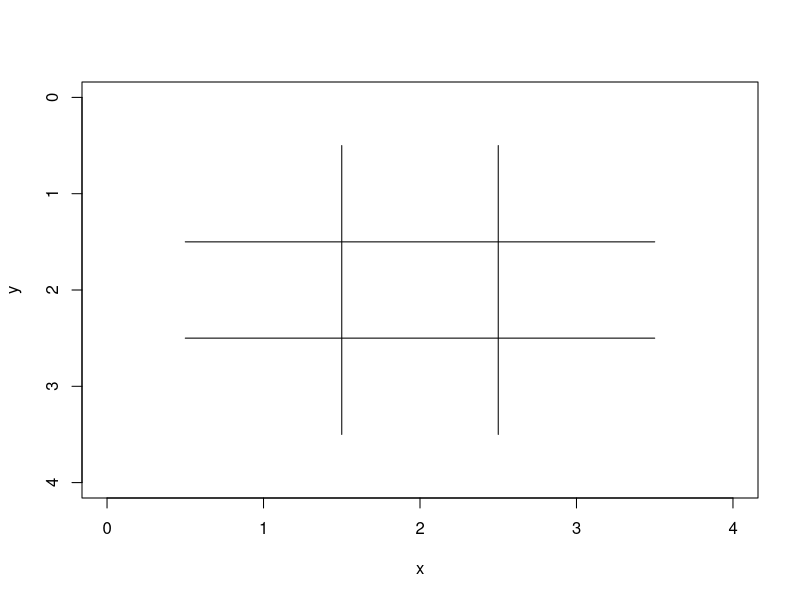

Generate this figure with R:
# 1. Draw tic-tac-toe board.
# 2. Add board and playing loop.

rm(list=ls()) # clear all defined objects

x = rep(1:3, each = 3)
y = rep(1:3, times = 3)

plot(x, y, type="n", xlim=c(0, 4), ylim=c(4, 0))
segments(x0=c(0.5, 0.5, 1.5, 2.5), y0=c(1.5, 2.5, 0.5, 0.5),
         x1=c(3.5, 3.5, 1.5, 2.5), y1=c(1.5, 2.5, 3.5, 3.5))

board = matrix(data=rep("E", times=9), nrow=3, ncol=3)
player = "X"
for (i in 1:9) {
  cat(sep="", "i=", i, ", player=", player, "\n")
  # ... player takes a turn ...
  player = ifelse(test=(player == "X"), yes="O", no="X")
}
